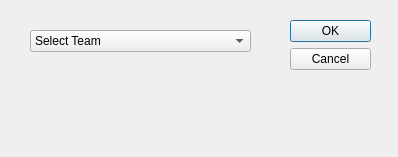
<?xml version="1.0" encoding="UTF-8"?>
<ui version="4.0">
 <class>Dialog</class>
 <widget class="QDialog" name="Dialog">
  <property name="geometry">
   <rect>
    <x>0</x>
    <y>0</y>
    <width>398</width>
    <height>157</height>
   </rect>
  </property>
  <property name="windowTitle">
   <string>Dialog</string>
  </property>
  <widget class="QDialogButtonBox" name="buttonBox">
   <property name="geometry">
    <rect>
     <x>290</x>
     <y>20</y>
     <width>81</width>
     <height>241</height>
    </rect>
   </property>
   <property name="orientation">
    <enum>Qt::Vertical</enum>
   </property>
   <property name="standardButtons">
    <set>QDialogButtonBox::Cancel|QDialogButtonBox::Ok</set>
   </property>
  </widget>
  <widget class="QComboBox" name="comboBox">
   <property name="geometry">
    <rect>
     <x>30</x>
     <y>30</y>
     <width>221</width>
     <height>22</height>
    </rect>
   </property>
   <item>
    <property name="text">
     <string>Select Team</string>
    </property>
   </item>
  </widget>
 </widget>
 <resources/>
 <connections>
  <connection>
   <sender>buttonBox</sender>
   <signal>accepted()</signal>
   <receiver>Dialog</receiver>
   <slot>accept()</slot>
   <hints>
    <hint type="sourcelabel">
     <x>248</x>
     <y>254</y>
    </hint>
    <hint type="destinationlabel">
     <x>157</x>
     <y>274</y>
    </hint>
   </hints>
  </connection>
  <connection>
   <sender>buttonBox</sender>
   <signal>rejected()</signal>
   <receiver>Dialog</receiver>
   <slot>reject()</slot>
   <hints>
    <hint type="sourcelabel">
     <x>316</x>
     <y>260</y>
    </hint>
    <hint type="destinationlabel">
     <x>286</x>
     <y>274</y>
    </hint>
   </hints>
  </connection>
 </connections>
</ui>
